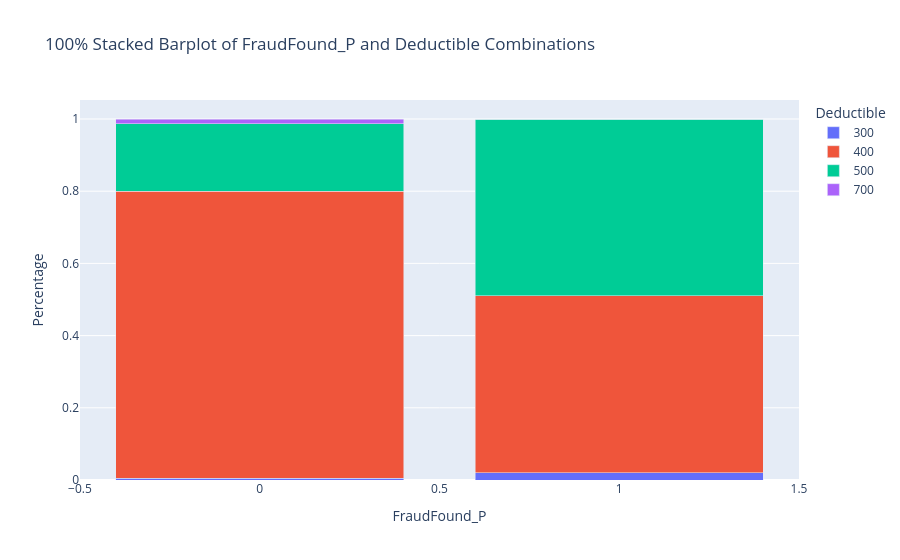

Notebook source saved alongside this figure:
### Code cell
plot_two_categorical(collision_change,'FraudFound_P', 'Deductible', 'stacked_barplot')
# 주소를 이전한 대상 중, 보험사기인 사고의 경우 여러대가 아닌 한 대를 갖고 있는 피보험사들의 비율이 더 높다

### Figure 1 — Plotly figure (JSON) as saved in the notebook; plotly's stock layout.template omitted (floating-point values rounded to 4 significant figures)
{"data": [{"hovertemplate": "Deductible=300<br>FraudFound_P=%{x}<br>Percentage=%{y}<extra></extra>", "legendgroup": "300", "marker": {"color": "#636efa", "pattern": {"shape": ""}}, "name": "300", "orientation": "v", "showlegend": true, "textposition": "auto", "type": "bar", "x": [0, 1], "xaxis": "x", "y": [0.005405, 0.02041], "yaxis": "y"}, {"hovertemplate": "Deductible=400<br>FraudFound_P=%{x}<br>Percentage=%{y}<extra></extra>", "legendgroup": "400", "marker": {"color": "#EF553B", "pattern": {"shape": ""}}, "name": "400", "orientation": "v", "showlegend": true, "textposition": "auto", "type": "bar", "x": [0, 1], "xaxis": "x", "y": [0.7946, 0.4898], "yaxis": "y"}, {"hovertemplate": "Deductible=500<br>FraudFound_P=%{x}<br>Percentage=%{y}<extra></extra>", "legendgroup": "500", "marker": {"color": "#00cc96", "pattern": {"shape": ""}}, "name": "500", "orientation": "v", "showlegend": true, "textposition": "auto", "type": "bar", "x": [0, 1], "xaxis": "x", "y": [0.1865, 0.4898], "yaxis": "y"}, {"hovertemplate": "Deductible=700<br>FraudFound_P=%{x}<br>Percentage=%{y}<extra></extra>", "legendgroup": "700", "marker": {"color": "#ab63fa", "pattern": {"shape": ""}}, "name": "700", "orientation": "v", "showlegend": true, "textposition": "auto", "type": "bar", "x": [0, 1], "xaxis": "x", "y": [0.01351, 0.0], "yaxis": "y"}], "layout": {"barmode": "stack", "legend": {"title": {"text": "Deductible"}, "tracegroupgap": 0}, "title": {"text": "100% Stacked Barplot of FraudFound_P and Deductible Combinations"}, "xaxis": {"anchor": "y", "domain": [0, 1], "title": {"text": "FraudFound_P"}}, "yaxis": {"anchor": "x", "domain": [0, 1], "title": {"text": "Percentage"}}}}
